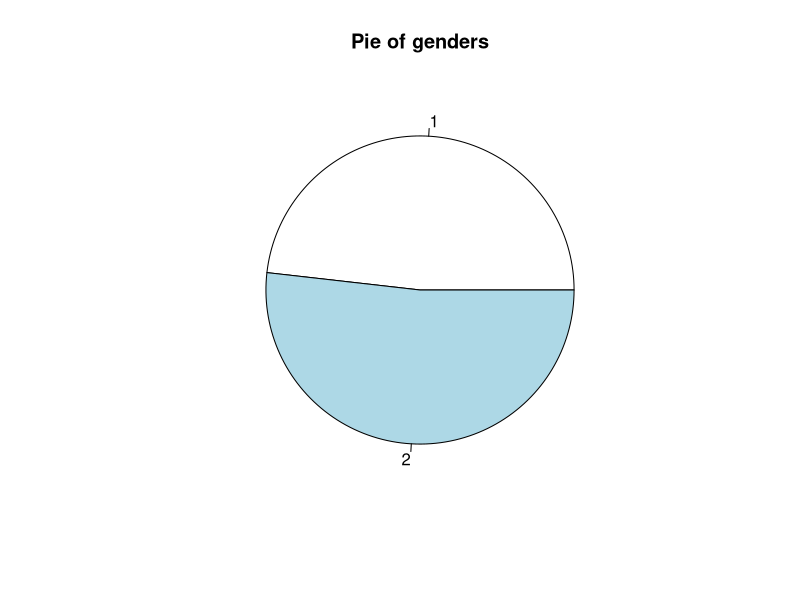
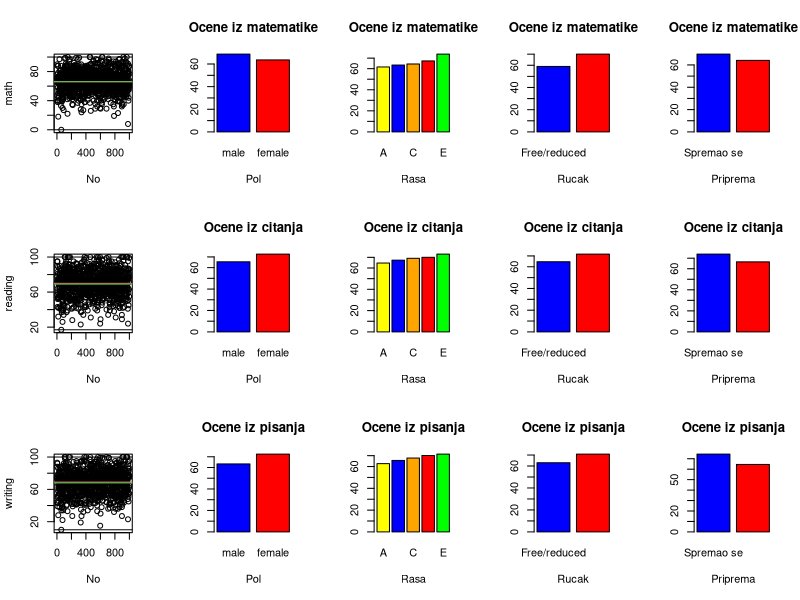

The R source for these figures, in order:

korelacijaIzmedjuDvaVektora <- function(uslov, rezultat){
  Xprosek <- 0
  for (i in 1:length(uslov)){
    Xprosek <- Xprosek + uslov[i]
  }
  Xprosek <- Xprosek / length(uslov)
  Yprosek <- 0
  for (i in 1:length(rezultat)){
    Yprosek <- Yprosek + rezultat[i]
  }
  Yprosek <- Yprosek / length(rezultat)


  Sxy <- 0
  Sxx <- 0
  Syy <- 0

  for (i in 1:length(uslov)){
    Sxy <- Sxy + (uslov[i] - Xprosek) * (rezultat[i] - Yprosek)
    Sxx <- Sxx + (uslov[i] - Xprosek) * (uslov[i] - Xprosek)
    Syy <- Syy + (rezultat[i] - Yprosek) * (rezultat[i] - Yprosek)
  }

  r <- Sxy / sqrt(Sxx * Syy)
  r
}

srednjaVrednost <- function(vektor){
  mean(vektor)
}

maksimum <- function(vektor){
  max(vektor)
}

minimum <- function(vektor){
  min(vektor)
}

standardnaDevijacija <- function(vektor){
  sd <- 0;

  averageVektor = srednjaVrednost(vektor)

  for (i in 1:length(vektor)){
    sd <- sd + (vektor[i] - averageVektor) * (vektor[i] - averageVektor)
  }

  sd <- sd / length(vektor);
  sd <- sqrt(sd)
  sd
}

medijana <- function(vektor){
  median(vektor)
}

count <- function(vektor, uslov){
  broj <- 0
  for (i in 1:length(vektor)){
    if (vektor[i] == uslov){
      broj <- broj + 1
    }
  }
  broj
}

vratiZaBarChartGender <- function(vektor, gender){
  male <- c()
  female <- c()

  for (i in 1:length(vektor)){
    if (gender[i] == "male"){
      male <- c(male, vektor[i])
    }
    else if (gender[i] == "female"){
      female <- c(female, vektor[i])
    }
  }
  c(srednjaVrednost(male), srednjaVrednost(female))
}

vratiZaBarChartRasa <- function(vektor, race){
  a <- c()
  b <- c()
  c <- c()
  d <- c()
  e <- c()
  for (i in 1:length(vektor)){
    if (race[i] == "group A"){
      a <- c(a, vektor[i])
    }
    else if (race[i] == "group B"){
      b <- c(b, vektor[i])
    }
    else if (race[i] == "group C"){
      c <- c(c, vektor[i])
    }
    else if (race[i] == "group D"){
      d <- c(d, vektor[i])
    }
    else if (race[i] == "group E"){
      e <- c(e, vektor[i])
    }
  }
  c(srednjaVrednost(a), srednjaVrednost(b), srednjaVrednost(c), srednjaVrednost(d), srednjaVrednost(e))
}

vratiZaBarChartRucak <- function(vektor, rucak){
  free <- c()
  standard <- c()

  for (i in 1:length(vektor)){
    if (rucak[i] == "standard"){
      standard <- c(standard, vektor[i])
    }
    else if (rucak[i] == "free/reduced"){
      free <- c(free, vektor[i])
    }
  }
  c(srednjaVrednost(free), srednjaVrednost(standard))
}

vratiZaBarChartPriprema <- function(vektor, priprema){
  jeste <- c()
  nije <- c()

  for (i in 1:length(vektor)){
    if (priprema[i] == "completed"){
      jeste <- c(jeste, vektor[i])
    }
    if (priprema[i] == "none"){
      nije <- c(nije, vektor[i])
    }
  }

  c(srednjaVrednost(jeste), srednjaVrednost(nije))
}

korelacijaIzmedjuPola  <- function(vektor, gender){
  polovi <- c()
  for (i in 1:length(gender)){
    if (gender[i] == "male"){
      polovi <- c(polovi, 1)
    }
    else if (gender[i] == "female"){
      polovi <- c(polovi, 0)
    }
  }
  korelacijaIzmedjuDvaVektora(vektor, polovi)
}

korelacijaIzmedjuRucka <- function(vektor, rucak){
  polovi <- c()
  for (i in 1:length(rucak)){
    if (rucak[i] == "standard"){
      polovi <- c(polovi, 1)
    }
    else if (rucak[i] == "free/reduced"){
      polovi <- c(polovi, 0)
    }
  }
  korelacijaIzmedjuDvaVektora(vektor, polovi)
}

korelacijaIzmedjuSpremanja<- function(vektor, rucak){
  polovi <- c()
  for (i in 1:length(rucak)){
    if (rucak[i] == "completed"){
      polovi <- c(polovi, 1)
    }
    else if (rucak[i] == "none"){
      polovi <- c(polovi, 0)
    }
  }
  korelacijaIzmedjuDvaVektora(vektor, polovi)
}

korelacijaIzmedjuRasa <- function (vektor, rasa) {
  rase <- c()
  for (i in 1:length(rasa)){
    if (rasa[i] == "group A"){
      rase <- c(rase, 1)
    }
    if (rasa[i] == "group B"){
      rase <- c(rase, 2)
    }
    if (rasa[i] == "group C"){
      rase <- c(rase, 3)
    }
    if (rasa[i] == "group D"){
      rase <- c(rase, 4)
    }
    if (rasa[i] == "group E"){
      rase <- c(rase, 5)
    }
  }
  korelacijaIzmedjuDvaVektora(vektor, rase)
}

data <- read.csv(file='./StudentsPerformance.csv', header=TRUE, stringsAsFactors=FALSE)

# print(data);

gender <- unlist(data$gender)
race <- unlist(data$race)
lunch <- unlist(data$lunch)
preparation <- unlist(data$test.preparation.course)
math <- unlist(data$math.score)
reading <- unlist(data$reading.score)
writing <- unlist(data$writing.score)

pie(c(count(gender, "male"), count(gender, "female")), main="Pie of genders")

print("Srednje vrednosti na testovima: ")
print("Matematika: ")
print(srednjaVrednost(math))
print("Reading: ")
print(srednjaVrednost(reading))
print("Writing: ")
print(srednjaVrednost(writing))

print("")
print("Maksimalne vrednosti na testovima")
print("Matematika: ")
print(maksimum(math))
print("Reading: ")
print(maksimum(reading))
print("Writing: ")
print(maksimum(writing))

print("")
print("Minimalne vrednosti na testovima")
print("Matematika: ")
print(minimum(math))
print("Reading: ")
print(minimum(reading))
print("Writing: ")
print(minimum(writing))

print("")
print("Medijana vrednosti na testovima")
print("Matematika: ")
print(medijana(math))
print("Reading: ")
print(medijana(reading))
print("Writing: ")
print(medijana(writing))

print("")
print("Standardne devijacije na testovima")
print("Matematika: ")
print(standardnaDevijacija(math))
print("Reading: ")
print(standardnaDevijacija(reading))
print("Writing: ")
print(standardnaDevijacija(writing))

par(mfrow = c(3, 5))
plot(1:length(math), math, xlab="No", ylab="math", pch = 1)
abline(h = median(math), col=2)
abline(h = srednjaVrednost(math), col=3)
abline(h = minimum(math), col=1)
abline(h = maksimum(math), col=1)
barplot(vratiZaBarChartGender(math, gender), main="Ocene iz matematike", xlab="Pol", names.arg=c("male", "female"), col=c("blue", "red"))
barplot(vratiZaBarChartRasa(math, race), main="Ocene iz matematike", xlab="Rasa", names.arg=c("A", "B", "C", "D", "E"), col=c("yellow", "blue", "orange", "red", "green"))
barplot(vratiZaBarChartRucak(math, lunch), main="Ocene iz matematike", xlab="Rucak", names.arg=c("Free/reduced", "standard"), col=c("blue", "red"))
barplot(vratiZaBarChartPriprema(math, preparation), main="Ocene iz matematike", xlab="Priprema", names.arg=c("Spremao se", "Nije se spremao"), col=c("blue", "red"))

plot(1:length(reading), reading, xlab="No", ylab="reading", pch = 1)
abline(h = median(reading), col=2)
abline(h = srednjaVrednost(reading), col=3)
abline(h = minimum(reading), col=1)
abline(h = maksimum(reading), col=1)
barplot(vratiZaBarChartGender(reading, gender), main="Ocene iz citanja", xlab="Pol", names.arg=c("male", "female"), col=c("blue", "red"))
barplot(vratiZaBarChartRasa(reading, race), main="Ocene iz citanja", xlab="Rasa", names.arg=c("A", "B", "C", "D", "E"), col=c("yellow", "blue", "orange", "red", "green"))
barplot(vratiZaBarChartRucak(reading, lunch), main="Ocene iz citanja", xlab="Rucak", names.arg=c("Free/reduced", "standard"), col=c("blue", "red"))
barplot(vratiZaBarChartPriprema(reading, preparation), main="Ocene iz citanja", xlab="Priprema", names.arg=c("Spremao se", "Nije se spremao"), col=c("blue", "red"))

plot(1:length(writing), writing, xlab="No", ylab="writing", pch = 1)
abline(h = median(writing), col=2)
abline(h = srednjaVrednost(writing), col=3)
abline(h = minimum(writing), col=1)
abline(h = maksimum(writing), col=1)
barplot(vratiZaBarChartGender(writing, gender), main="Ocene iz pisanja", xlab="Pol", names.arg=c("male", "female"), col=c("blue", "red"))
barplot(vratiZaBarChartRasa(writing, race), main="Ocene iz pisanja", xlab="Rasa", names.arg=c("A", "B", "C", "D", "E"), col=c("yellow", "blue", "orange", "red", "green"))
barplot(vratiZaBarChartRucak(writing, lunch), main="Ocene iz pisanja", xlab="Rucak", names.arg=c("Free/reduced", "standard"), col=c("blue", "red"))
barplot(vratiZaBarChartPriprema(writing, preparation), main="Ocene iz pisanja", xlab="Priprema", names.arg=c("Spremao se", "Nije se spremao"), col=c("blue", "red"))

print("")
print("")
print("")
print("")
print("")
print("Razne korelacije")
print("Matematika")
print(korelacijaIzmedjuPola(math, gender))
print(korelacijaIzmedjuRasa(math, race))
print(korelacijaIzmedjuRucka(math, lunch))
print(korelacijaIzmedjuSpremanja(math, preparation))
print(korelacijaIzmedjuDvaVektora(math, math))
print(korelacijaIzmedjuDvaVektora(math, reading))
print(korelacijaIzmedjuDvaVektora(math, writing))

print("Citanje")
print(korelacijaIzmedjuPola(reading, gender))
print(korelacijaIzmedjuRasa(reading, race))
print(korelacijaIzmedjuRucka(reading, lunch))
print(korelacijaIzmedjuSpremanja(reading, preparation))
print(korelacijaIzmedjuDvaVektora(reading, math))
print(korelacijaIzmedjuDvaVektora(reading, reading))
print(korelacijaIzmedjuDvaVektora(reading, writing))

print("Pisanje")
print(korelacijaIzmedjuPola(writing, gender))
print(korelacijaIzmedjuRasa(writing, race))
print(korelacijaIzmedjuRucka(writing, lunch))
print(korelacijaIzmedjuSpremanja(writing, preparation))
print(korelacijaIzmedjuDvaVektora(writing, math))
print(korelacijaIzmedjuDvaVektora(writing, reading))
print(korelacijaIzmedjuDvaVektora(writing, writing))
